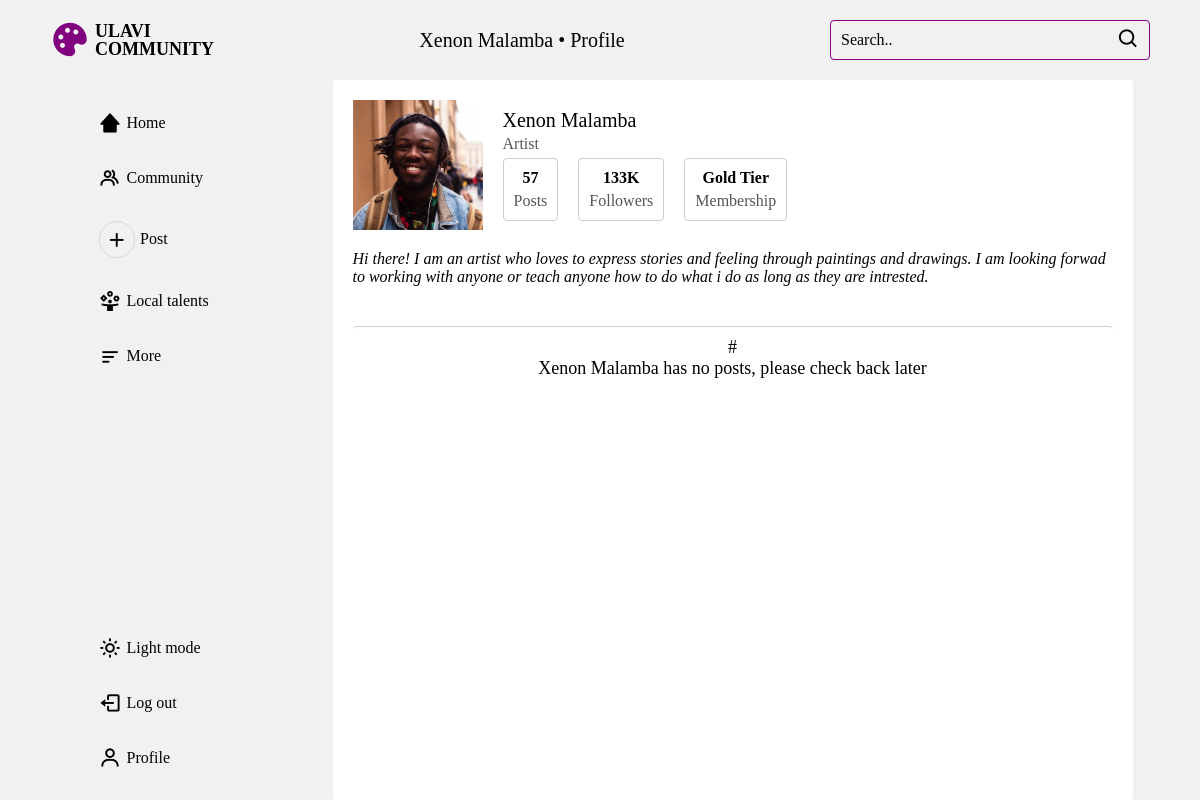
Page /profile.php?user_id=26 on the committed database.
### tables this page shows
CREATE TABLE `community_people` (
  `user_id` int(11) NOT NULL,
  `username` varchar(50) NOT NULL,
  `email` varchar(100) NOT NULL,
  `password` varchar(255) NOT NULL,
  `created_at` timestamp NOT NULL DEFAULT current_timestamp(),
  `updated_at` timestamp NOT NULL DEFAULT current_timestamp() ON UPDATE current_timestamp()
);

CREATE TABLE `user_profile` (
  `info_id` int(11) NOT NULL,
  `user_id` int(11) NOT NULL,
  `user_role` enum('Public User','Community Member','Moderator','Admin') NOT NULL DEFAULT 'Public User',
  `user_title` varchar(100) NOT NULL,
  `dob` date DEFAULT NULL,
  `gender` varchar(20) DEFAULT NULL,
  `user_location` varchar(100) NOT NULL,
  `profile_photo` varchar(255) DEFAULT NULL,
  `bio` text DEFAULT NULL,
  `created_at` timestamp NOT NULL DEFAULT current_timestamp(),
  `updated_at` timestamp NOT NULL DEFAULT current_timestamp() ON UPDATE current_timestamp()
);

### profile.php (the view, shortened to what this page needs)
<?php
include_once('includes/config.php');
if (isset($_GET['user_id']) && is_numeric($_GET['user_id'])) {
    $user_id = intval($_GET['user_id']);
}
$username = "";
$bio = "";
$stmt = $conn->prepare("SELECT username, email FROM community_people WHERE user_id = ?");
$stmt->bind_param("i", $user_id);
$stmt->execute();
$result = $stmt->get_result();
if ($result->num_rows > 0) {
    $user_info = $result->fetch_assoc();
    $username = $user_info['username'];
}
$stmt = $conn->prepare("SELECT bio, user_role, user_location, profile_photo FROM user_profile WHERE user_id = ?");
$stmt->bind_param("i", $user_id);
$stmt->execute();
$result = $stmt->get_result();
if ($result->num_rows > 0) {
    $user_info = $result->fetch_assoc();
    $bio = $user_info['bio'];
    $profilePhoto = $user_info['profile_photo'];
    $titleStml = $conn->prepare("SELECT user_title FROM user_profile WHERE user_id = ?");
    $titleStml->bind_param("i", $user_id);
    $titleStml->execute();
    $titleResult = $titleStml->get_result();
    $title = $titleResult->fetch_assoc()['user_title'];
} else {
    $user_role = "Unverified";
    $bio = "No bio yet";
    $location = "No location yet";
    $profilePhoto = "default.jpg";
}
?>
<!DOCTYPE html>
<html lang="en">
<head>
    <link href='https://unpkg.com/boxicons@2.1.4/css/boxicons.min.css' rel='stylesheet'>
    <link rel="stylesheet" href="includes/styles/main.css">
    <link rel="stylesheet" href="includes/styles/home.css">
    <link rel="stylesheet" href="includes/styles/profile.css">
</head>
<body>
    <main>
        <div class="header">
            <a href="home.php" class="title sml logo"> <i class='bx bxs-palette'></i> <span>ulavi <br> community</span></a>
            <h2 class="current-page title sml "><?php echo htmlspecialchars($username); ?> &bull; Profile</h2>
            <form class="search-bar">
                <input type="text" name="query" placeholder="Search..">
                <button type="submit"><i class='bx bx-search'></i></button>
            </form>
        </div>
        <div class="container">
            <nav class="navigation">
                <ul class="page-nav">
                    <li><a href="home.php"><i class='bx bxs-home-alt-2'></i>Home</a></li>
                    <li><a href=""><i class='bx bx-group'></i>Community</a></li>
                    <li><a href="create_post.php" class="post-link"><i class='bx bx-border-circle bx-plus'></i>Post</a></li>
                    <li><a href=""><i class='material-symbols-outlined'>person_play</i>Local talents</a></li>
                    <li><a href=""><i class='bx bx-menu-alt-left'></i>More</a></li>
                </ul>
                <ul class="user-nav">
                    <li><a href=""><i class="bx bx-sun"></i>Light mode</a></li>
                    <li><a href=""><i class='bx bx-log-out'></i>Log out</a></li>
                    <li><a href="user/user.php"><i class='bx bx-user'></i>Profile</a></li>
                </ul>
            </nav>
            <div class="feed">
                <div class="profile-view">
                    <div class="profile-header">
                        <img src="<?php echo htmlspecialchars($profilePhoto); ?>" alt="<?php echo htmlspecialchars($username); ?>" class="profile-img">
                        <div class="profile-details">
                            <h3 class="title sml"><?php echo htmlspecialchars($username); ?></h3>
                            <p><?php echo htmlspecialchars($title); ?></p>
                            <div class="user-counts">
                                <div class="count-card">
                                    <h4>57</h4>
                                    <p>Posts</p>
                                </div>
                                <div class="count-card">
                                    <h4>133K</h4>
                                    <p>Followers </p>
                                </div>
                                <div class="count-card">
                                    <h4>Gold Tier</h4>
                                    <p>Membership </p>
                                </div>
                            </div>
                        </div>
                    </div>
                    <p class="bio"><?php echo htmlspecialchars($bio); ?></p>
                </div>
                <div class="user-posts">
                    <div class="no-posts">
                        <img src="no-posts.png" alt="<?php echo htmlspecialchars($username); ?> has no posts, please check back later">#
                        <p><?php echo htmlspecialchars($username); ?> has no posts, please check back later</p>
                    </div>
                </div>
            </div>
        </div>
    </main>
</body>
</html>

### includes/styles/main.css (style rules this page uses)
:root { --bg: #f1f1f1; --bg2: #f9f8f6; --font: #000; --grey: #f1f1f1; --card-bg: #fff; --text: #333; --accent: #555; --white: #fff; --purple: purple; --purple-faded: rgba(128, 0, 128, 0.5); --shadow: rgba(0, 0, 0, 0.2); }
* { margin: 0; padding: 0; font-family: "Noto Serif KR", serif; font-optical-sizing: auto; font-style: normal; box-sizing: border-box; color: var(--font); text-decoration: none; position: relative; scroll-behavior: smooth; transition: all 0.1s ease; }
html { font-size: 16px; }
body { height: 100vh; width: 100%; background-color: var(--bg); overflow: hidden; overflow-y: auto; -webkit-font-smoothing: antialiased; -moz-osx-font-smoothing: grayscale; }
.title { font-size: 30px; margin-bottom: 5px; font-weight: 500; line-height: 1; }
.title.sml { font-size: 20px; margin: unset; }
main { position: relative; width: 100%; height: 100%; display: flex; flex-direction: column; background: transparent; overflow: hidden; overflow-y: auto; }
.header { width: 100%; height: 80px; background: var(--bg); display: flex; justify-content: space-between; align-items: center; padding: 0 50px; position: sticky; top: 0; z-index: 10; }
.header .logo { display: flex; align-items: center; gap: 5px; transition: color 0.3s ease; text-transform: uppercase; font-size: 18px; color: var(--purple); font-weight: 600; }
.header .logo i { font-size: 40px; transition: color 0.3s ease; color: var(--purple); }
.header .search-bar { display: flex; align-items: center; background: var(--bg); border-radius: 4px; width: 320px; }
.header .search-bar input { border: none; background: transparent; outline: none; font-size: 16px; padding: 10px; padding-right: 34px; height: 100%; width: 100%; border: 1px solid transparent; transition: border 0.3s ease; border-radius: 4px; border: 1px solid var(--purple); }
.header .search-bar input::placeholder { color: var(--font); font-size: 16px; }
.search-bar button { background: none; border: none; cursor: pointer; color: var(--font); font-size: 20px; position: absolute; right: 10px; }
.search-bar button i { font-size: 23px; color: var(--font); transition: color 0.3s ease; }
.container { width: 100%; height: calc(100% - 80px); display: flex; justify-content: center; gap: 15px; padding: 0 50px; background: var(--bg); }
.navigation { display: flex; flex-direction: column; justify-content: space-between; gap: 20px; width: 250px; padding: 20px; border-radius: 4px; }
.navigation ul { list-style: none; padding: 0; margin: 0; display: flex; flex-direction: column; gap: 10px; }
.navigation ul li { display: flex; align-items: center; gap: 10px; }
.navigation ul li a, .navigation ul li span.nav-btn { font-size: 16px; font-weight: 500; display: flex; align-items: center; width: 100%; gap: 5px; padding: 10px; border-radius: 4px; border: 1px solid transparent; transition: all 0.3s ease; }
.navigation ul li i, .navigation ul li .material-symbols-outlined { font-size: 23px; color: var(--font); transition: color 0.3s ease; }
@media (max-width: 1200px) { .container { padding: 0 20px; } }

### includes/styles/home.css (style rules this page uses)
.feed { display: flex; flex-direction: column; gap: 20px; width: min(800px, 99%); padding: 20px; background: var(--card-bg); border-radius: 4px; overflow: hidden; overflow-y: auto; }

### includes/styles/profile.css (style rules this page uses)
.profile-view { display: flex; flex-direction: column; }
.profile-header { display: flex; align-items: center; margin-bottom: 20px; }
.profile-header img { width: 130px; height: 130px; margin-right: 20px; object-fit: cover; object-position: center; }
.profile-header p { font-size: 16px; color: var(--accent); text-transform: capitalize; }
.profile-details { display: flex; flex-direction: column; gap: 5px; }
.user-counts { display: flex; align-items: center; gap: 20px; }
.user-counts div { display: flex; flex-direction: column; align-items: center; gap: 5px; padding: 10px; border-radius: 4px; border: 1px solid var(--shadow); }
.bio { font-size: 16px; font-style: italic; }
.user-posts { display: flex; flex-direction: column; margin-top: 20px; padding: 10px; border-radius: 4px; border-top: 1px solid var(--shadow); }
.no-posts { text-align: center; font-size: 18px; }

### rows in the picture
community_people: username "Xenon Malamba"
user_profile: profile_photo (picture), user_title "Artist", bio "Hi there! I am an artist who loves to express stories and feeling through paintings and drawings. I am looking forwad to working with anyone or teach anyone how to do what i do as long as they are intrested."
